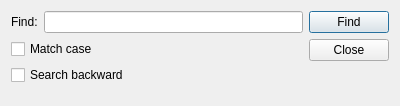
<?xml version="1.0" encoding="UTF-8"?>
<ui version="4.0">
 <class>Find::FindDialog</class>
 <widget class="QDialog" name="Find::FindDialog">
  <property name="geometry">
   <rect>
    <x>0</x>
    <y>0</y>
    <width>400</width>
    <height>106</height>
   </rect>
  </property>
  <property name="windowTitle">
   <string>Find</string>
  </property>
  <property name="styleSheet">
   <string notr="true">* {
	font-family: 'Segoe UI';
}</string>
  </property>
  <property name="sizeGripEnabled">
   <bool>false</bool>
  </property>
  <layout class="QGridLayout" name="gridLayout">
   <item row="0" column="0">
    <layout class="QHBoxLayout" name="horizontalLayout">
     <item>
      <layout class="QVBoxLayout" name="verticalLayout" stretch="0,0">
       <item>
        <layout class="QHBoxLayout" name="horizontalLayout_2" stretch="0,0">
         <property name="sizeConstraint">
          <enum>QLayout::SetFixedSize</enum>
         </property>
         <item>
          <widget class="QLabel" name="label">
           <property name="text">
            <string>Find:</string>
           </property>
          </widget>
         </item>
         <item>
          <widget class="QLineEdit" name="findInput"/>
         </item>
        </layout>
       </item>
       <item>
        <layout class="QVBoxLayout" name="verticalLayout_3">
         <item>
          <widget class="QCheckBox" name="matchCaseCheckbox">
           <property name="text">
            <string>Match case</string>
           </property>
          </widget>
         </item>
         <item>
          <widget class="QCheckBox" name="searchBackwardCheckbox">
           <property name="text">
            <string>Search backward</string>
           </property>
          </widget>
         </item>
         <item>
          <spacer name="verticalSpacer">
           <property name="orientation">
            <enum>Qt::Vertical</enum>
           </property>
           <property name="sizeHint" stdset="0">
            <size>
             <width>20</width>
             <height>40</height>
            </size>
           </property>
          </spacer>
         </item>
        </layout>
       </item>
      </layout>
     </item>
    </layout>
   </item>
   <item row="0" column="1">
    <layout class="QVBoxLayout" name="verticalLayout_2">
     <property name="sizeConstraint">
      <enum>QLayout::SetFixedSize</enum>
     </property>
     <item>
      <widget class="QPushButton" name="findButton">
       <property name="sizePolicy">
        <sizepolicy hsizetype="Fixed" vsizetype="Fixed">
         <horstretch>0</horstretch>
         <verstretch>0</verstretch>
        </sizepolicy>
       </property>
       <property name="text">
        <string>Find</string>
       </property>
      </widget>
     </item>
     <item>
      <widget class="QPushButton" name="closeButton">
       <property name="sizePolicy">
        <sizepolicy hsizetype="Fixed" vsizetype="Fixed">
         <horstretch>0</horstretch>
         <verstretch>0</verstretch>
        </sizepolicy>
       </property>
       <property name="text">
        <string>Close</string>
       </property>
      </widget>
     </item>
     <item>
      <spacer name="verticalSpacer_2">
       <property name="orientation">
        <enum>Qt::Vertical</enum>
       </property>
       <property name="sizeHint" stdset="0">
        <size>
         <width>20</width>
         <height>40</height>
        </size>
       </property>
      </spacer>
     </item>
    </layout>
   </item>
  </layout>
 </widget>
 <resources/>
 <connections/>
</ui>
